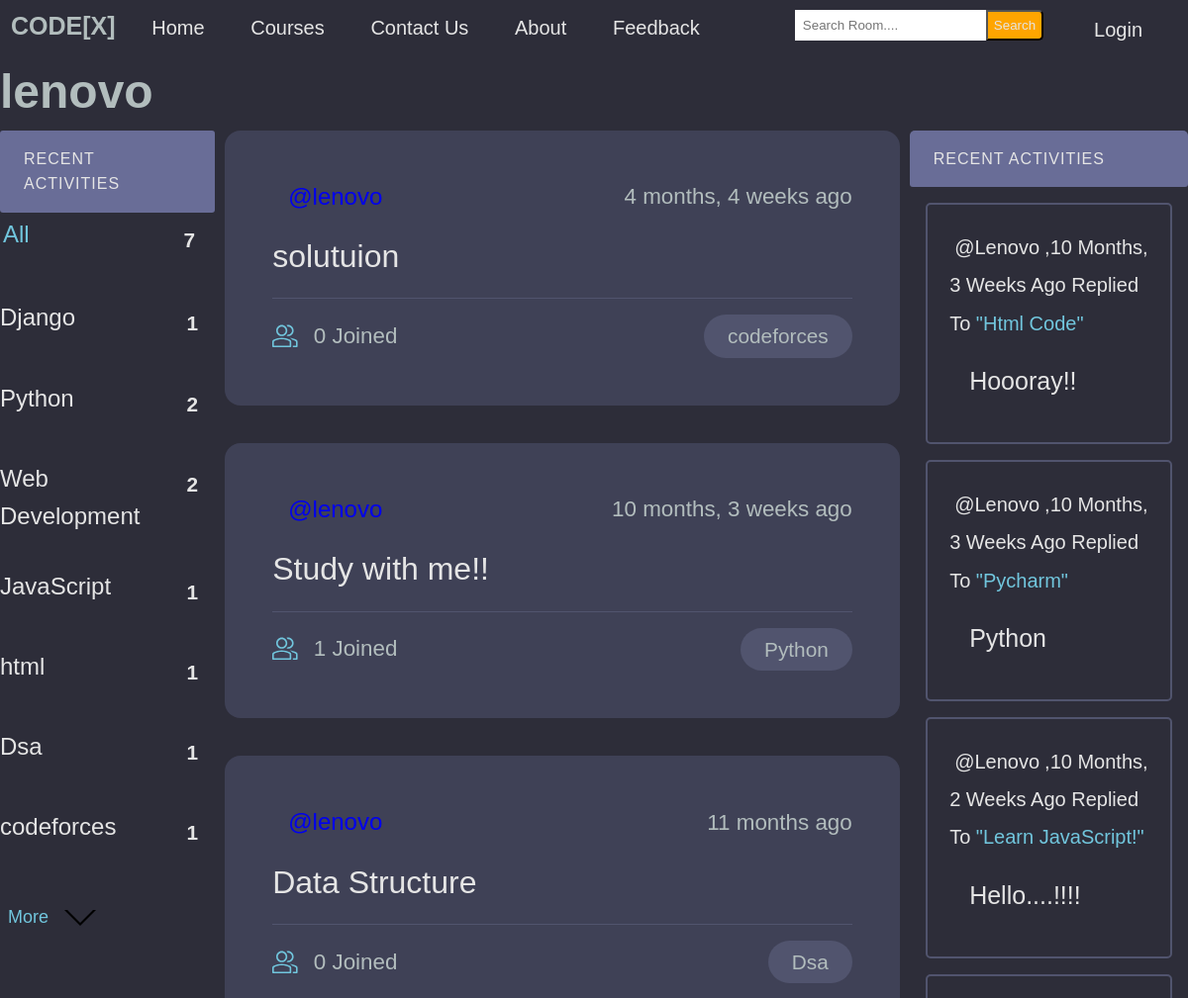
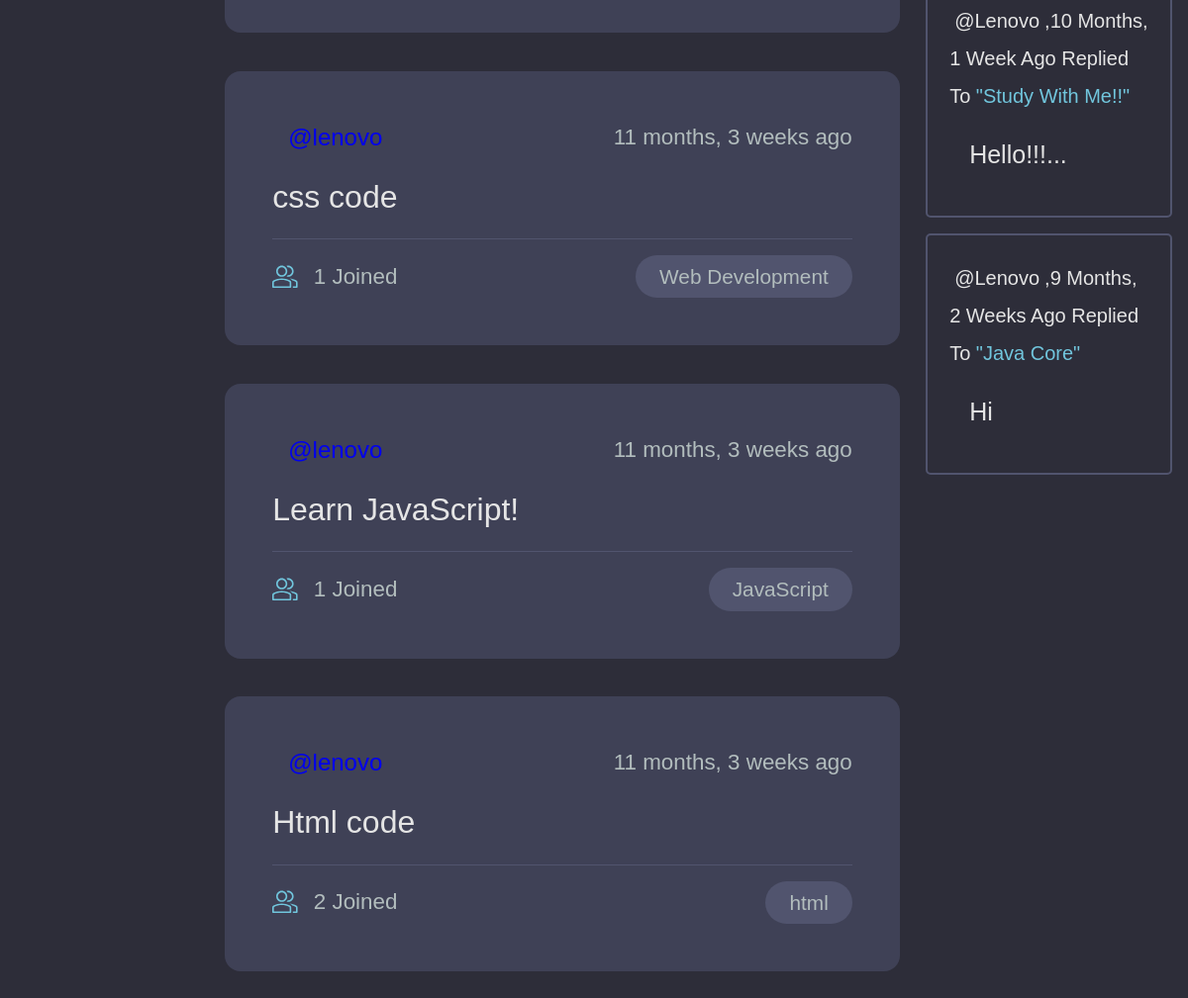
The app's page /profile/1 with its own data (2 pictures, top to bottom).
### base/models.py (models this page shows, shortened)
class Topic(models.Model):
    name = models.CharField(max_length=200)

class Room(models.Model):
    host =  models.ForeignKey(User, on_delete=models.SET_NULL,null=True)
    topic = models.ForeignKey(Topic, on_delete=models.SET_NULL,null=True)
    name =  models.CharField(max_length= 200)
    description = models.TextField(null= True, blank= True)
    participants= models.ManyToManyField(User, related_name='participants', blank=True)
    updated= models.DateTimeField(auto_now= True)
    created= models.DateTimeField(auto_now_add=True)
    class Meta:
        ordering = ['-updated','-created']
    def __str__(self):
        return self.name

class Message(models.Model):
    user= models.ForeignKey(User, on_delete=models.CASCADE)
    room = models.ForeignKey(Room, on_delete=models.CASCADE)
    body = models.TextField()
    updated= models.DateTimeField(auto_now= True)
    created = models.DateTimeField(auto_now_add=True)
    def __str__(self):
        return self.body[0:50]

### base/views.py (the view)
# urls.py: path('profile/<str:pk>',views.userProfile,name="user-profile"),
def userProfile(request, pk):
    user= User.objects.get(id=pk)
    rooms= user.room_set.all()
    room_message= user.message_set.all()
    topics= Topic.objects.all()
    context= {'user': user, 'rooms': rooms, 'room_message': room_message, 'topics': topics }
    return render(request, 'base/profile.html', context )

### base/templates/base/profile.html (shortened to what this page needs)
{% extends 'main.html' %}
{% block content %}
<h1>{{ user.username }}</h1>
<div class="profile-container">
    <div>
        {% include 'base/topics_component.html' %}
    </div>
    <div>
        {% include 'base/feed_component.html' %}
    </div>
    <div>
        {% include 'base/activity_component.html' %}
    </div>
</div>
{% endblock content %}

### templates/main.html (shortened to what this page needs)
<!DOCTYPE html>
<html lang="en">
<head>
</head>
<body>
    <nav class="nav-bar">
        <ul>
            <label class="logo">CODE[X]</label>
            <li><a  href="/">Home</a></li>
            <li><a href="{% url 'course' %}">Courses</a></li>
            <li><a href="{% url 'contact' %}">Contact us</a></li>
            <li><a href="#">About</a></li>
            <li><a href="#">feedback</a></li>
        </ul>
        {% if request.user.is_authenticated %}
        <a class="logout" href="{% url 'logout' %}">Logout</a>
        <p class="hello">Hi! {{request.user}}</p>
        {% else %}
        <a class="login" href="{% url 'login' %}">Login</a>
        {% endif %}
        <form method="GET" action="{% url 'home' %}">
            <button class="but">Search</button>
            <input class="search" type="text" name="q" placeholder="Search Room...."/>
        </form>
    </nav>
    {% block content %}
    {% endblock %}
</body>
</html>

### base/templates/base/topics_component.html (shortened to what this page needs)
<div class="topics-container">
    <div class="activities__header">
        <h2> Recent Activities </h2>
    </div>
    <ul class="topics__list">
        <li>
            <a href="{% url 'home' %}" class="active">All<span>{{topics.count}}</span></a>
        </li>
        {% for topic in topics %}
            <li>
                <a href="{% url 'home' %}?q={{topic.name}}">{{topic.name}}<span>{{topic.room_set.all.count}}</span></a>
            </li>
        {% endfor %}
    </ul>
    <a class="btn btn--link" href="{% url 'course' %}">More
        <svg version="1.1" xmlns="http://www.w3.org/2000/svg" width="32" height="32" viewBox="0 0 32 32">
            <title>chevron-down</title>
            <path d="M16 21l-13-13h-3l16 16 16-16h-3l-13 13z"></path>
        </svg>
    </a>
</div>

### base/templates/base/feed_component.html (shortened to what this page needs)
{% for room in rooms %}
<div class="roomListRoom">
    <div class="roomListRoom__header">
        <a href="{% url 'user-profile' room.host.id %}" class="roomListRoom__author">
            <span>@{{room.host.username}}</span>
        </a>
        <div class="roomListRoom__actions">
            <span>{{room.created|timesince}} ago</span>
        </div>
    </div>
    <div class="roomListRoom__content">
        <a href="{% url 'room' room.id %}">{{room.name}}</a>
    </div>
    <div class="roomListRoom__meta">
        <a href="{% url 'room' room.id %}" class="roomListRoom__joined">
            {{room.participants.all.count}} Joined
        </a>
        <p class="roomListRoom__topic">{{room.topic.name}}</p>
    </div>
</div>
{% endfor %}

### base/templates/base/activity_component.html (shortened to what this page needs)
<div class="activities">
    <div class="activities__header">
        <h2> Recent Activities </h2>
    </div>
    {% for message in room_message %}
        <div class="activities__box">
            <div>
                <small class="m_e_s"><a class="message-user" href="{% url 'user-profile' message.user.id %}">@{{ message.user }}</a>,{{message.created|timesince}} ago replied to </small>
                <small class="mess-room">"{{message.room}}"</small>
                <p class="user-message">{{message}}</p>
            </div>
        </div>
    {% endfor %}
</div>

### templates/main.html (style rules this page uses)
:root { --color-main: #71c6dd; --color-main-light: #e1f6fb; --color-dark: #3f4156; --color-dark-medium: #51546e; --color-dark-light: #696d97; --color-light: #e5e5e5; --color-gray: #8b8b8b; --color-light-gray: #b2bdbd; --color-bg: #2d2d39; --color-success: #5dd693; --color-error: #fc4b0b; }
* { padding: 0; margin: 0; text-decoration: none; list-style-type: none; box-sizing: border-box; font-family: 'Nunito', sans-serif }
body { color: var(--color-light-gray); background-color: var(--color-bg); line-height: 1.6; font-weight: 400; font-size: 1.5rem; min-height: 100vh; }
.nav-bar { background:#2d2d39; height: 55px; width: 100%; }
.logo { color:#b2bdbd ; font-size: 25px; line-height: 50px; padding: 0 10px; font-weight: bold; }
nav ul { float:left; margin:1px; }
nav ul li { display: inline-block; line-height:40px; margin: 0 14px; }
nav ul li a { color: #e5e5e5; font-size: 20px; padding: 4px 6px; border-radius: 3px; text-transform:capitalize; }
.search { float: right; margin-top: 10px; border: none; padding: 8px; }
button { float: right; margin-right: 45px; padding: 6px; margin-top: 10px; background: orange; color: #e5e5e5; border-radius: 0 5px 5px 0; cursor: pointer; }
.login { float: right; color: #e5e5e5; font-size: 20px; padding: 4px 6px; border-radius: 3px; text-transform:capitalize; margin-top: 10px; margin-right: 40px; }

### base/templates/base/profile.html (style rules this page uses)
.profile-container { display: grid; grid-template-columns: 1fr 3fr 1fr; }

### base/templates/base/topics_component.html (style rules this page uses)
:root { --color-main: #71c6dd; --color-main-light: #e1f6fb; --color-dark: #3f4156; --color-dark-medium: #51546e; --color-dark-light: #696d97; --color-light: #e5e5e5; --color-gray: #8b8b8b; --color-light-gray: #b2bdbd; --color-bg: #2d2d39; --color-success: #5dd693; --color-error: #fc4b0b; }
.topics-container { margin-right: 10px; }
.topics__list { list-style: none; }
.topics__list li a { display: flex; justify-content: space-between; margin-bottom: 2rem; font-weight: 500; color: var( --color-light); transition: all 0.3s ease-in-out; }
.topics__list li a.active, .topics__list li a:hover { color: var(--color-main); border-radius: 3px; padding: 3px 3px; }
.topics__list li a span { padding: 0.5rem 1rem; color: var( --color-light); border-radius: 3px; font-size: 1.3rem; font-weight: 700; letter-spacing: 1px; }
.btn { background-color: transparent; border: none; display: inline-flex; align-items: center; gap: 1rem; cursor: pointer; transition: all ease-in-out 0.3s; border-radius: 3px; box-shadow: 1px 1px 3px 1px rgba(0, 0, 0, 0.15); padding:8px 10px; font-size: 18px; margin-top: 10px; margin-bottom: 10px; margin-left: 5px; }
.btn--link { border-radius: 3px; padding: 3px; color: var(--color-main); box-shadow: none; }
.activities__header h2 { background-color: var(--color-dark-light); text-transform: uppercase; font-weight: 500; padding: 1rem 1.5rem; color: var(--color-light); letter-spacing: 1px; font-size: 1rem; border-radius: 3px; }

### base/templates/base/feed_component.html (style rules this page uses)
:root { --color-main: #71c6dd; --color-main-light: #e1f6fb; --color-dark: #3f4156; --color-dark-medium: #51546e; --color-dark-light: #696d97; --color-light: #e5e5e5; --color-gray: #8b8b8b; --color-light-gray: #b2bdbd; --color-bg: #2d2d39; --color-success: #5dd693; --color-error: #fc4b0b; }
.roomListRoom__actions { display: flex; align-items: flex-start; gap: 1rem; position: relative; }
.roomListRoom__actions span { font-size: 1.4rem; font-weight: 500; }
.roomListRoom__content { margin: 1rem 0; }
.roomListRoom__content a { font-size: 2rem; font-weight: 500; margin-bottom: 1.5rem; color: var(--color-light); transition: all 0.3s ease-in-out; }
.roomListRoom__meta { border-top: 1px solid var(--color-dark-medium); padding-top: 1rem; display: flex; align-items: center; justify-content: space-between; }
.roomListRoom__joined { color: var(--color-light-gray); display: flex; align-items: center; gap: 1rem; font-size: 1.4rem; font-weight: 500; }
.roomListRoom__joined svg { fill: var(--color-main); width: 1.6rem; height: 1.6rem; }
.roomListRoom__topic { padding: 5px 1.5rem; background-color: var(--color-dark-medium); border-radius: 5rem; font-weight: 500; font-size: 1.3rem; }
.roomListRoom__header { display: flex; justify-content: space-between; align-items: center; }
.roomListRoom { margin-bottom: 2.4rem; background-color: var(--color-dark); border-radius: 1rem; padding: 3rem; }
.roomListRoom__author { font-weight: 500; display: flex; align-items: center; gap: 1rem; }

### records on screen
Topic: name "Django", room_set.all.count "1"
Topic: name "Python", room_set.all.count "2"
Topic: name "Web Development", room_set.all.count "2"
Topic: name "JavaScript", room_set.all.count "1"
Topic: name "html", room_set.all.count "1"
Topic: name "Dsa", room_set.all.count "1"
Topic: name "codeforces", room_set.all.count "1"
Room: host.username "lenovo", created "4 months, 4 weeks", name "solutuion", participants.all.count "0", topic.name "codeforces"
Room: host.username "lenovo", created "10 months, 3 weeks", name "Study with me!!", participants.all.count "1", topic.name "Python"
Room: host.username "lenovo", created "11 months", name "Data Structure", participants.all.count "0", topic.name "Dsa"
Room: host.username "lenovo", created "11 months, 3 weeks", name "css code", participants.all.count "1", topic.name "Web Development"
Room: host.username "lenovo", created "11 months, 3 weeks", name "Learn JavaScript!", participants.all.count "1", topic.name "JavaScript"
Room: host.username "lenovo", created "11 months, 3 weeks", name "Html code", participants.all.count "2", topic.name "html"
Message: user "Lenovo", created "10 Months, 3 Weeks", room "Html Code", body "Hoooray!!"
Message: user "Lenovo", created "10 Months, 3 Weeks", room "Pycharm", body "Python"
Message: user "Lenovo", created "10 Months, 2 Weeks", room "Learn JavaScript!", body "Hello....!!!!"
Message: user "Lenovo", created "10 Months, 1 Week", room "Study With Me!!", body "Hello!!!..."
Message: user "Lenovo", created "9 Months, 2 Weeks", room "Java Core", body "Hi"

### other values on screen
{{ user.username }} "lenovo"
{{ topics.count }} "7"
